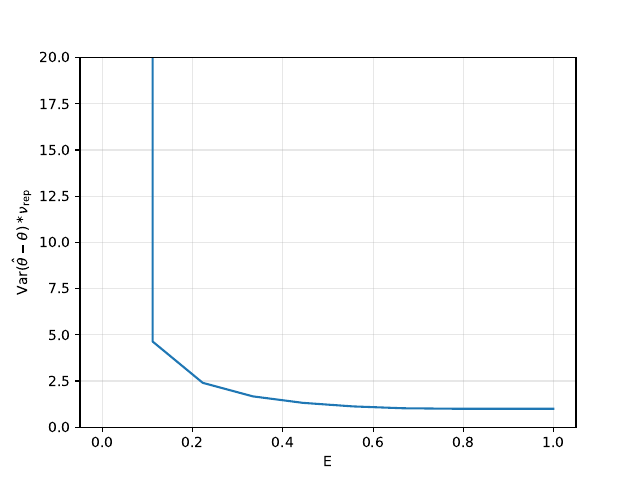

Write the Python code that produced this figure.
'''
Calculate and plot the Fisher information (& the van Trees bound) for the phase channel
'''


import cvxpy as cp
from matplotlib.image import resample
import scipy.linalg
import itertools
import matplotlib.pyplot as plt
from constants import get_H
import numpy as np
import scipy.sparse as sp
import sympy
from functools import cache
import csv
from tqdm import tqdm
import multiprocessing as mp

from joblib import Parallel, delayed, Memory

from utils import *
from numeric_utils import *

mem = Memory('./cachedir', verbose=0)

def pdf(x):
    return 1 / (2*np.pi)
    # mu = 1
    # sigma = 0.1
    # return 1 / (sigma * sympy.sqrt(2 * np.pi)) * sympy.exp(-0.5 * ((x - mu) / sigma) ** 2)

@mem.cache
def construct_C(theta_val=np.pi, is_symbol=False):
    theta = sympy.symbols('theta', real=True)

    Omega = sympy.Matrix([
        [1],
        [0],
        [0],
        [1]
    ])

    U_theta = sympy.Matrix([
        [1, 0],
        [0, sympy.exp(sympy.I * theta)]
    ])

    C_theta = sympy.kronecker_product(sympy.eye(2), U_theta) @ Omega @ Omega.H @ sympy.kronecker_product(sympy.eye(2), U_theta).H

    dC_theta = sympy.diff(C_theta, theta)

    if is_symbol:
        return C_theta, dC_theta
    else:
        C_theta = C_theta.subs(theta, theta_val)
        dC_theta = dC_theta.subs(theta, theta_val)

        return np.array(C_theta, dtype=complex), np.array(dC_theta, dtype=complex)

@mem.cache
def construct_prob(sign):
    avg_cost = 0
    conds = []

    p = cp.Parameter()
    E = cp.Parameter() 

    comb_dim = [(1, 2), (2, 2)]

    N = len(comb_dim)

    T = cp.Variable((np.prod(comb_dim), np.prod(comb_dim)), hermitian=True)
    partial_T = [np.ones((1, 1))] + [
            partial_comb(T, comb_dim, n)
            for n in range(1, N+1)
        ]

    # comb constraints
    conds += [
        ptrace(partial_T[n], comb_dim[:n], -1) == cp.kron(partial_T[n-1], np.eye(comb_dim[n-1][0]))
        for n in range(1, N+1)
    ]
    conds += [
        T >> 0
    ]
        
    # objective
    C, dC = construct_C()
    for i in range(2):
        C_comp = np.kron(C, 
            fock_dm(2, i)
        )
        dC_comp = np.kron(dC, 
            fock_dm(2, i)
        )
        if i == 0:
            conds += [
                cp.trace(C_comp @ T) == p
            ]
            avg_cost = sign * cp.real(cp.trace(dC_comp @ T))

    # energy constraints
    T_sup_energy = T
    H = lambda d : get_H(d)
    dim_in = [comb_dim[i][0] for i in range(N)]
    dim_out = [comb_dim[i][1] for i in range(N)]
    axes_in = [2*j for j in range(N)]
    axes_out = [2*j+1 for j in range(N)]
    for i in range(N):
        H_in = sum(
            extend(H(dim_in[j]), dim_in, j)
            for j in range(i + 1)
        )
        H_out = sum(
            extend(H(dim_out[j]), comb_dim, axes_out[j])
            for j in range(i + 1)
        )
        conds += [
            ptrace(H_out @ T_sup_energy, comb_dim, axes_out) << H_in.T + E * np.eye(H_in.shape[0])
        ]

    # minimize objective
    obj = cp.Maximize(avg_cost)
    prob = cp.Problem(obj, conds)

    FI = (cp.real(cp.trace(dC_comp @ T)) ** 2) * (1 / p + 1 / (1-p))

    return prob, p, E, FI, T
    

def calc(args):
    max_sol = None
    for sign in [-1, 1]:
        prob, p, E, FI, T = construct_prob(sign)

        p.value = args['p']
        E.value = args['E']
        
        try:
            prob.solve(solver=cp.MOSEK, verbose=False)
        except cp.error.SolverError:
            continue

        if prob.status != cp.OPTIMAL:
            continue

        sol = {
            'val': FI.value,
            'energy': E.value,
            'p': p.value,
            'T': T.value
        }

        if max_sol is None or sol['val'] > max_sol['val']:
            max_sol = sol

    

    #print(f'energy: {E.value}')

    #sol['Tx'] = [Tx[i].value for i in range(dim)]
    #sol['rho'] = rho.value
    
    return max_sol

def calc_van_trees(T, sigma=1, mu=np.pi):
    theta = sympy.symbols('theta', real=True)
    gauss_p = 1 / (sigma * np.sqrt(2 * np.pi)) * sympy.exp(-0.5 * ((theta - mu) / sigma) ** 2)
    gauss_p_diff = sympy.diff(gauss_p, theta)

    I_Q = integrate(
        sympy.lambdify(theta, (gauss_p_diff ** 2) / gauss_p, 'numpy'),
        -np.inf, np.inf
    )

    C_theta, dC_theta = construct_C(theta_val=None, is_symbol=True)
    p = sympy.trace(sympy.kronecker_product(C_theta, sympy.Matrix(fock_dm(2,0))) @ T)
    p_diff = sympy.trace(sympy.kronecker_product(dC_theta, sympy.Matrix(fock_dm(2,0))) @ T)
    I_p = (p_diff ** 2) * (1 / p + 1 / (1-p))

    I_P_int = integrate(
        sympy.lambdify(theta, I_p * gauss_p, 'numpy'),
        -np.inf, np.inf
    )

    return np.real(1 / (I_Q + I_P_int))

def solve_accurate():
    p_val = np.linspace(1e-5, 1 - 1e-5, 15).tolist()
    E_val = np.linspace(1e-5, 1, 10).tolist()
    
    res_accurate = []

    args = [
        {
            'p': p,
            'E': E,
        }
        for p in p_val
        for E in E_val
        if E >= 1 - p
    ]
        
    res_accurate = Parallel(n_jobs=-1)(
        delayed(calc)(arg) 
        for arg in tqdm(args)
    )
    
    opt_val = {
        E: max(val_list, key=lambda x: x['val'])
        for E in E_val
        if (val_list := [sol for sol in res_accurate if sol is not None and sol['energy'] == E])
    }
    with open('Fisher_information.csv', 'w') as f:
        writer = csv.writer(f)
        writer.writerow(['E', 'val', 'van_trees'])
        sigma = 0.5
        for E in E_val:
            if opt_val.get(E, None) is None:
                continue
            cr_bound = 1 / opt_val[E]['val']
            van_trees = calc_van_trees(opt_val[E]['T'], sigma)
            writer.writerow([E, cr_bound, van_trees])

    plt.plot(list(opt_val.keys()), [1 / opt_val[E]['val'] for E in opt_val.keys()])
    plt.xlabel('E')
    plt.ylabel(r'$\mathrm{Var}(\hat{\theta}-\theta) * \nu_{\text{rep}}$')
    plt.ylim(0, 20)
    #plt.legend()
    plt.grid(alpha=0.3)
    plt.savefig('Fisher_information.pdf', dpi=600)
    plt.show()
    
if __name__ == '__main__':
    solve_accurate()